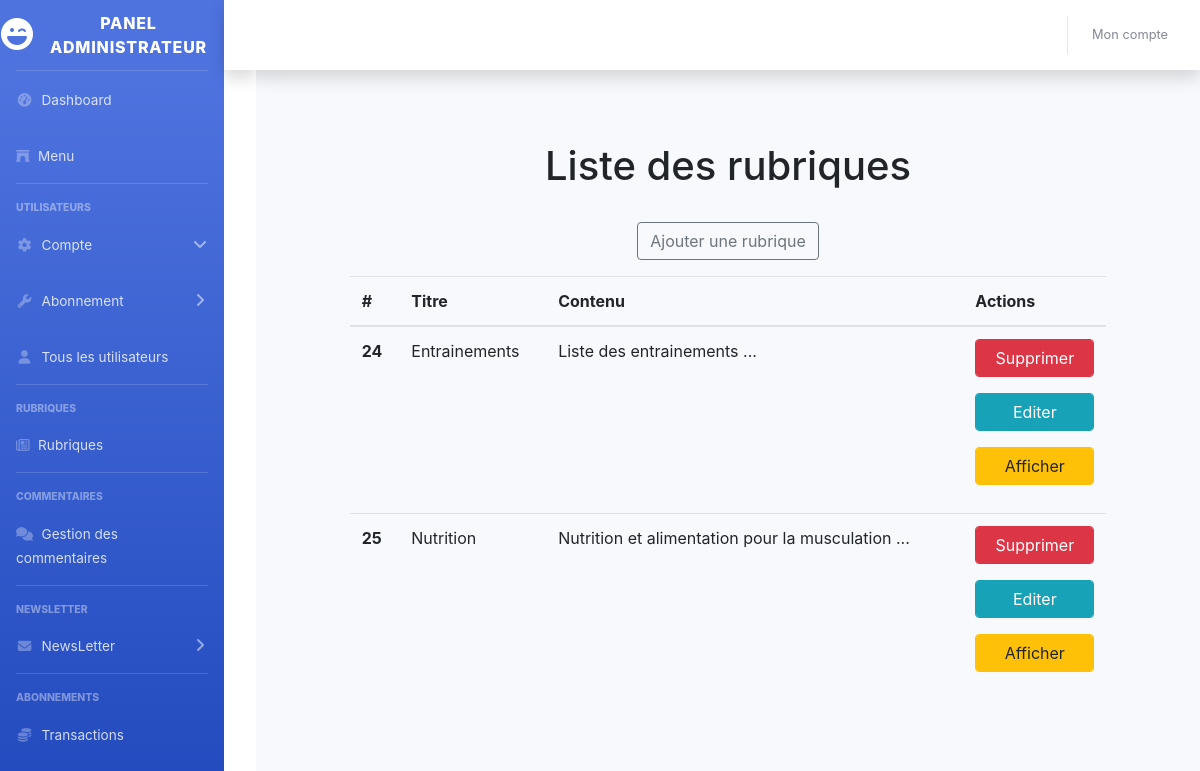
Screenshot of /BO/public/index.php?cas=BO_Headings&action=ViewHeading (signed in) with the database file from the repository.
### tables this page shows
CREATE TABLE `rubrique` (
  `idRubrique` int(11) NOT NULL,
  `titre` varchar(50) NOT NULL,
  `texteHtml` text DEFAULT NULL
);

### BO/Views/View_BO_Headings.php (called while the page is built, shortened)
<?php
class View_BO_Headings{
    private string $state;
    private function __construct($state, ?array $headings, ?array $subHeadings){
        $this->state = $state;
        $this->headings = (!is_null($headings)) ? $headings : null;
    }
    public function getPageContent(): string{
        return (@include_once "../public/templates/headings/Headings_{$this->state}.php") ?
            include_once "../public/templates/headings/Headings_{$this->state}.php" :
            include_once "../public/templates/headings/Headings_ViewHeading.php";
    }
}

### BO/Views/View.php (called while the page is built, shortened)
<?php
class View{
    public $body;
    private static $_instance = null;
    public function getContent(): string{
        $str = include 'header_html.php';
        $str .= View_BO_Menu::getInstance()->getPageContent();
        $str .= isset($this->body) ? $this->body->getPageContent() : '';
        $str .= View_BO_Footer::getInstance()->getPageContent();
        $str .= include 'footer_html.php';
        return substr($str, (strlen($str)), -1);
    }
    public static function getInstance(): View {
        self::$_instance = is_null(self::$_instance) ? new View() : self::$_instance;
        return self::$_instance;
    }
}

### BO/Models/Database_Headings.php (called while the page is built, shortened)
<?php
class Database_Headings extends Database {
    private PDO $pdo;
    private static $_instance = null;
    private function __construct(){
        $this->pdo = parent::getInstance()->getPDO();
    }
    public function getAllHeadings(): array {
        $req =  $this->pdo->prepare('SELECT * FROM rubrique');
        $req->execute();
        return $req->fetchAll(PDO::FETCH_ASSOC);
    }
    public static function getInstance(): Database_Headings {
        self::$_instance = is_null(self::$_instance) ? new Database_Headings() : self::$_instance;
        return self::$_instance;
    }
}

### BO/Models/Database.php (called while the page is built, shortened)
<?php
class Database
{
    private PDO $pdo;
    private string $dbhost = "";
    private string $dbname = "";
    private string $username = "";
    private string $password = "";
    private static $_instance = null;
    private function __construct(){
        try {
            $this->pdo = new PDO("mysql:host={$this->dbhost};dbname={$this->dbname};", $this->username, $this->password);
        }catch (\Exception $e){
            die('Erreur : Impossible de créer l\'objet PDO');
        }
    }
    public function getPDO(){
        return $this->pdo;
    }
    public static function getInstance(): Database {
        self::$_instance = is_null(self::$_instance) ? new Database() : self::$_instance;
        return self::$_instance;
    }
}

### BO/Models/Headings/Headings.php (called while the page is built, shortened)
<?php
class Headings{
    private static $_instance = null;
    public function getHeadings(string $quantity = 'all', int $id = null): array {
        return ($quantity == 'all') ? Database_Headings::getInstance()->getAllHeadings() : Database_Headings::getInstance()->getHeadingByID($id);
    }
    public static function getInstance(): Headings {
        self::$_instance = is_null(self::$_instance) ? new Headings() : self::$_instance;
        return self::$_instance;
    }
}

### BO/Controlers/Controler_BO_Headings.php (called while the page is built, shortened)
<?php
switch($_REQUEST['action']){
    case 'ViewHeading':
    case 'addHeading':
        $view->body = View_BO_Headings::getInstance($_REQUEST['action'], Headings::getInstance()->getHeadings());
    break;
}

### BO/public/templates/headings/Headings_ViewHeading.php (the view, shortened to what this page needs)
<center><br><br>
    <h1>Liste des rubriques</h1><br>
    <form method="GET" action="" class="form-group">
        <button class="btn btn-outline-secondary"></span> Ajouter une rubrique</button>
    </form>
    <div class="col-sm-10">
        <table class="table">
            <thead>
            <tr>
                <th scope="col">#</th>
                <th scope="col">Titre</th>
                <th scope="col">Contenu</th>
                <th scope="col">Actions</th>
            </tr>
            </thead>
            <tbody>
            <?php
            foreach ($this->headings as $heading) {
                echo '<tr><th scope="row">' .
                    $heading["idRubrique"] . '</th><td>' .
                    $heading["titre"] . '</td><td>' .
                    substr(strip_tags($heading["texteHtml"]), 0, 50) . '...</td><td>
                    <form method="POST" action="" class="form-group">
                        <input type="hidden" name="cas" value="BO_Headings">
                        <input type="hidden" name="action" value="ViewHeading">
                        <input type="hidden" name="id" value="' . $heading["idRubrique"] . '">
                         <button type="submit" name="deleteHeading" class="form-control btn btn-danger">Supprimer</button>
                     </form>
                     <form method="POST" action="" class="form-group">
                     <input type="hidden" name="cas" value="BO_Headings">
                        <input type="hidden" name="action" value="editHeading">
                        <input type="hidden" name="idRubrique" value="' . $heading["idRubrique"] . '">
                         <button type="submit" name="editRubrique" class="form-control btn btn-info" >Editer</button>
                     </form>
                     <form method="POST" action="" class="form-group">
                     <input type="hidden" name="cas" value="BO_Headings">
                        <input type="hidden" name="action" value="detailsHeading">
                        <input type="hidden" name="id" value="' . $heading["idRubrique"] . '">
                         <button type="submit" name="detailsHeading" class="form-control btn btn-warning">Afficher</button>
                     </form>
                    </td>
                 </tr>';
            }
            ?>
            </tbody>
        </table>
    </div>
</center>

### rows the page displays
rubrique: idRubrique "24", titre "Entrainements", texteHtml "Liste des entrainements"
rubrique: idRubrique "25", titre "Nutrition", texteHtml "Nutrition et alimentation pour la musculation"
